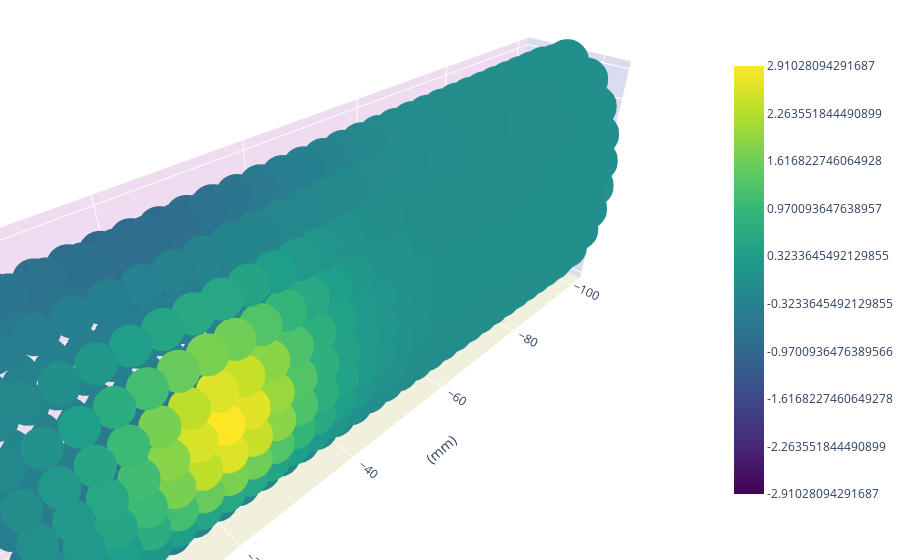

Notebook cell for this chart:
### Code cell
fig = fish.visualize_scatter(
    intensity=dset[eis_id][0][0].T.flatten(),
    marker_size=15,
    marker_alpha=1,
    color_map="Viridis",
    fig_width=None,
    fig_height=None,
    xaxis_title="",
    yaxis_title="",
    zaxis_title="",
    show_normals=False,
    show_point_currents=False,
    update_layout=True,
)

### Figure 1 — Plotly figure (JSON) as saved in the notebook; plotly's stock layout.template omitted (floating-point values rounded to 4 significant figures; data arrays with more than 128 entries replaced by an {"elided": "..."} marker saying what was removed)
{"data": [{"marker": {"cmax": 1, "cmin": 0, "color": {"elided": "600 float values"}, "colorbar": {"len": 0.8, "tickmode": "array", "ticktext": [-2.91, -2.264, -1.617, -0.9701, -0.3234, 0.3234, 0.9701, 1.617, 2.264, 2.91], "tickvals": [0, 0.1111, 0.2222, 0.3333, 0.4444, 0.5556, 0.6667, 0.7778, 0.8889, 1]}, "colorscale": [[0, "#440154"], [0.1111, "#482878"], [0.2222, "#3e4989"], [0.3333, "#31688e"], [0.4444, "#26828e"], [0.5556, "#1f9e89"], [0.6667, "#35b779"], [0.7778, "#6ece58"], [0.8889, "#b5de2b"], [1, "#fde725"]], "opacity": 1, "size": 15}, "mode": "markers", "showlegend": false, "type": "scatter3d", "x": {"elided": "600 float values"}, "y": {"elided": "600 float values"}, "z": {"elided": "600 float values"}}], "layout": {"margin": {"b": 0, "l": 0, "r": 0, "t": 0}, "scene": {"aspectmode": "data", "xaxis": {"backgroundcolor": "rgb(220, 220, 240)", "gridcolor": "white", "showbackground": true, "title": {"text": " (mm)"}, "zerolinecolor": "white"}, "yaxis": {"backgroundcolor": "rgb(240, 220, 240)", "gridcolor": "white", "showbackground": true, "title": {"text": " (mm)"}, "zerolinecolor": "white"}, "zaxis": {"backgroundcolor": "rgb(240, 240, 220)", "gridcolor": "white", "showbackground": true, "title": {"text": " (mm)"}, "zerolinecolor": "white"}}}}
